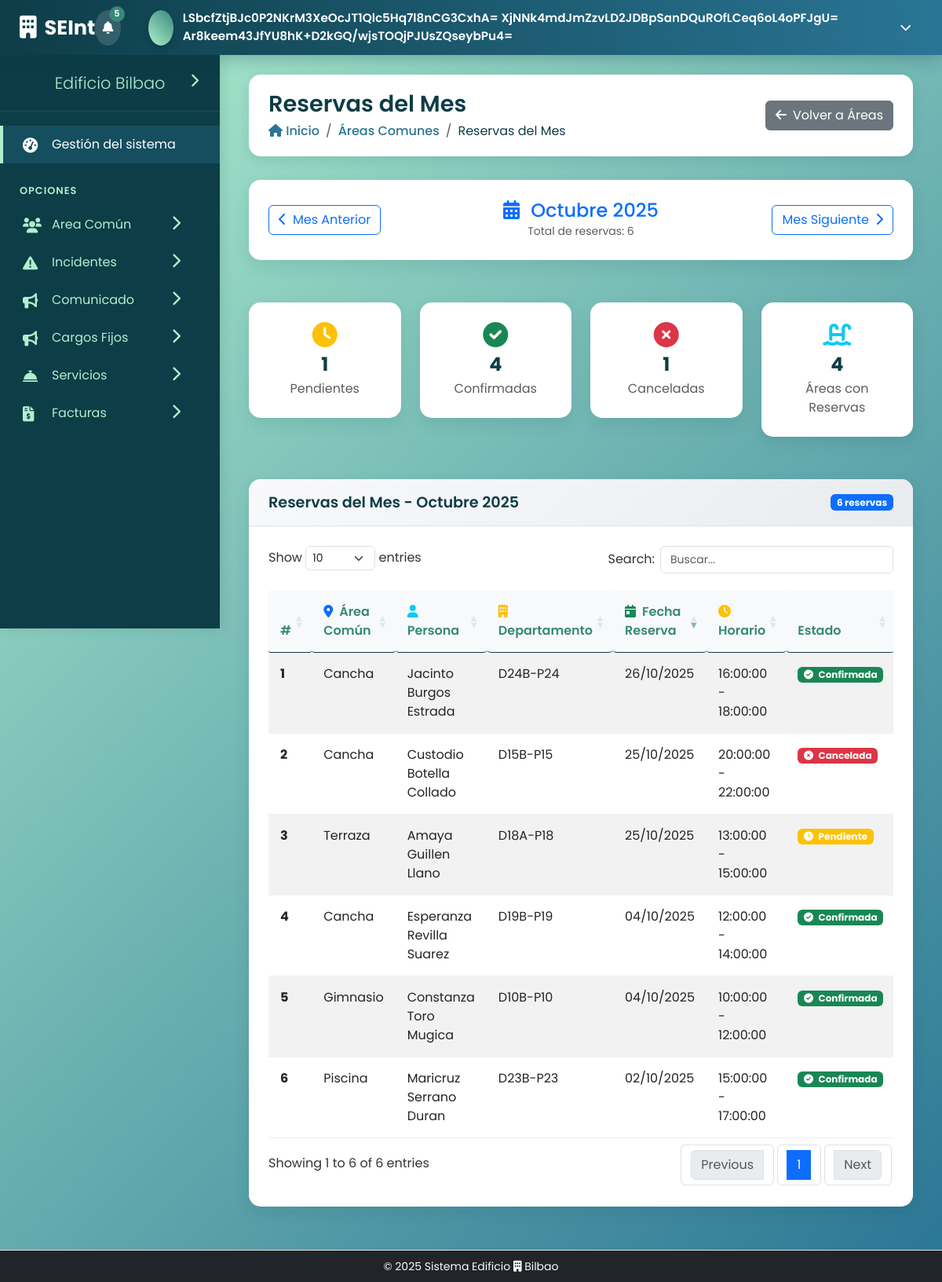
The page /public/controlador/AreaComunControlador.php?action=verReservasMes (signed in) on the database its author committed.
### tables this page shows
CREATE TABLE reserva_area_comun (
                                    id_reserva INT AUTO_INCREMENT PRIMARY KEY,
                                    id_persona INT NOT NULL,
                                    id_area INT NOT NULL,
                                    fecha_reserva DATE NOT NULL,
                                    hora_inicio TIME NOT NULL,
                                    hora_fin TIME NOT NULL,
                                    motivo TEXT DEFAULT NULL,
                                    estado ENUM('pendiente', 'confirmada', 'cancelada') DEFAULT 'pendiente',
                                    FOREIGN KEY (id_persona) REFERENCES persona(id_persona),
                                    FOREIGN KEY (id_area) REFERENCES area_comun(id_area),
                                    UNIQUE (id_area, fecha_reserva, hora_inicio, hora_fin)
);

CREATE TABLE area_comun (
                            id_area INT AUTO_INCREMENT PRIMARY KEY,
                            nombre VARCHAR(100) NOT NULL,
                            descripcion TEXT DEFAULT NULL,
                            capacidad INT DEFAULT NULL,
                            costo_reserva decimal(10,2) not null,
                            fecha_inicio_mantenimiento datetime default null,
                            fecha_fin_mantenimiento datetime default null,
                            estado ENUM('disponible', 'mantenimiento', 'no disponible','eliminado') DEFAULT 'disponible'
);

### public/modelo/AreaComunModelo.php (called while the page is built, shortened)
<?php
class AreaComunModelo
{
    private $db;
    private $table_name = "area_comun";
    private $table_reservas = "reserva_area_comun";
    private $table_persona = "persona";
    private $table_departamento = "departamento";
    private $table_tiene_departamento = "tiene_departamento";
    private $encryption_key;
    public function __construct($db, $encryption_key = null)
    {
        $this->db = $db;
        $this->encryption_key = $encryption_key ?: '1A3F6C9E2B5D8A0C7E4F1A2B3C8D5E6F7A1B2C3D4E5F6A7B8C9D0E1F2A3B4C5D6';
        if (strlen($this->encryption_key) < 32) {
            $this->encryption_key = str_pad($this->encryption_key, 32, "\0");
        } elseif (strlen($this->encryption_key) > 32) {
            $this->encryption_key = substr($this->encryption_key, 0, 32);
        }
    }
    private function decrypt($encrypted_data)
    {
        try {
            $data = base64_decode($encrypted_data);
            $iv = substr($data, 0, 16);
            $encrypted = substr($data, 16);
            $decrypted = openssl_decrypt($encrypted, 'AES-256-CBC', $this->encryption_key, OPENSSL_RAW_DATA, $iv);
            return $decrypted;
        } catch (Exception $e) {
            error_log("Error descifrando datos: " . $e->getMessage());
            return false;
        }
    }
    public function obtenerReservasDelMes($mes = null)
    {
        try {
            if ($mes === null) {
                $fecha_inicio = date('Y-m-01');
                $fecha_fin = date('Y-m-t');
            } else {
                $fecha_inicio = $mes . '-01';
                $fecha_fin = date('Y-m-t', strtotime($fecha_inicio));
            }
            $sql = "SELECT
                    rac.*,
                    ac.nombre as area_nombre,
                    p.nombre as nombre_persona_encrypted,
                    p.apellido_paterno as apellido_paterno_encrypted,
                    p.apellido_materno as apellido_materno_encrypted,
                    p.ci as ci_encrypted,
                    p.email,
                    r.rol,
                    GROUP_CONCAT(DISTINCT CONCAT('D', d.numero, '-P', d.piso) SEPARATOR ' / ') as departamentos_vinculados,
                    GROUP_CONCAT(DISTINCT d.id_departamento) as ids_departamentos
                FROM $this->table_reservas rac
                JOIN $this->table_name ac ON rac.id_area = ac.id_area
                JOIN $this->table_persona p ON rac.id_persona = p.id_persona
                JOIN rol r ON p.id_rol = r.id_rol
                LEFT JOIN $this->table_tiene_departamento td ON p.id_persona = td.id_persona AND td.estado = 'activo'
                LEFT JOIN $this->table_departamento d ON td.id_departamento = d.id_departamento
                WHERE rac.fecha_reserva BETWEEN :fecha_inicio AND :fecha_fin
                AND ac.estado != 'eliminado'
                GROUP BY rac.id_reserva, p.id_persona
                ORDER BY rac.fecha_reserva DESC, rac.hora_inicio DESC";
            $stmt = $this->db->prepare($sql);
            $stmt->bindParam(':fecha_inicio', $fecha_inicio);
            $stmt->bindParam(':fecha_fin', $fecha_fin);
            $stmt->execute();
            $resultados = $stmt->fetchAll(PDO::FETCH_ASSOC);
            foreach ($resultados as &$fila) {
                $fila['nombre_persona'] = $this->decrypt($fila['nombre_persona_encrypted']);
                $fila['apellido_paterno'] = $this->decrypt($fila['apellido_paterno_encrypted']);
                $fila['apellido_materno'] = $this->decrypt($fila['apellido_materno_encrypted']);
            }
            return $resultados;
        } catch (Exception $e) {
            error_log("Error en obtenerReservasDelMes: " . $e->getMessage());
            return false;
        }
    }
}
?>

### public/vista/verReservasMesVista.php (the view, shortened to what this page needs)
<?php include("../../includes/header.php"); ?>
    <div class="page-header fade-in">
        <div class="page-title">
            <h1>Reservas del Mes</h1>
            <nav aria-label="breadcrumb">
                <ol class="breadcrumb">
                    <li class="breadcrumb-item"><a href="#"><i class="fas fa-home"></i> Inicio</a></li>
                    <li class="breadcrumb-item"><a href="AreaComunControlador.php?action=listarAreas">Áreas Comunes</a></li>
                    <li class="breadcrumb-item active" aria-current="page">Reservas del Mes</li>
                </ol>
            </nav>
        </div>
        <div class="page-actions">
            <a href="AreaComunControlador.php?action=listarAreas" class="btn btn-secondary">
                <i class="fas fa-arrow-left me-2"></i>Volver a Áreas
            </a>
        </div>
    </div>
    <div class="row fade-in mb-4">
        <div class="col-12">
            <div class="content-box">
                <div class="content-box-body">
                    <div class="row align-items-center">
                        <div class="col-md-4 text-center text-md-start">
                            <a href="AreaComunControlador.php?action=verReservasMes&mes=<?php echo $mesAnterior; ?>"
                               class="btn btn-outline-primary">
                                <i class="fas fa-chevron-left me-2"></i>Mes Anterior
                            </a>
                        </div>
                        <div class="col-md-4 text-center">
                            <h4 class="mb-0 text-primary">
                                <i class="fas fa-calendar-alt me-2"></i>
                                <?php echo $nombreMes . ' ' . $anio; ?>
                            </h4>
                            <small class="text-muted">Total de reservas: <?php echo count($reservas); ?></small>
                        </div>
                        <div class="col-md-4 text-center text-md-end">
                            <a href="AreaComunControlador.php?action=verReservasMes&mes=<?php echo $mesSiguiente; ?>"
                               class="btn btn-outline-primary">
                                Mes Siguiente<i class="fas fa-chevron-right ms-2"></i>
                            </a>
                        </div>
                    </div>
                </div>
            </div>
        </div>
    </div>
    <div class="row fade-in mb-4">
        <div class="col-md-3">
            <div class="content-box text-center">
                <div class="content-box-body">
                    <i class="fas fa-clock fa-2x text-warning mb-2"></i>
                    <h4 class="mb-1">
                        <?php
                        $reservasPendientes = array_filter($reservas, function($reserva) {
                            return $reserva['estado'] == 'pendiente';
                        });
                        echo count($reservasPendientes);
                        ?>
                    </h4>
                    <p class="text-muted mb-0">Pendientes</p>
                </div>
            </div>
        </div>
        <div class="col-md-3">
            <div class="content-box text-center">
                <div class="content-box-body">
                    <i class="fas fa-check-circle fa-2x text-success mb-2"></i>
                    <h4 class="mb-1">
                        <?php
                        $reservasConfirmadas = array_filter($reservas, function($reserva) {
                            return $reserva['estado'] == 'confirmada';
                        });
                        echo count($reservasConfirmadas);
                        ?>
                    </h4>
                    <p class="text-muted mb-0">Confirmadas</p>
                </div>
            </div>
        </div>
        <div class="col-md-3">
            <div class="content-box text-center">
                <div class="content-box-body">
                    <i class="fas fa-times-circle fa-2x text-danger mb-2"></i>
                    <h4 class="mb-1">
                        <?php
                        $reservasCanceladas = array_filter($reservas, function($reserva) {
                            return $reserva['estado'] == 'cancelada';
                        });
                        echo count($reservasCanceladas);
                        ?>
                    </h4>
                    <p class="text-muted mb-0">Canceladas</p>
                </div>
            </div>
        </div>
        <div class="col-md-3">
            <div class="content-box text-center">
                <div class="content-box-body">
                    <i class="fas fa-swimming-pool fa-2x text-info mb-2"></i>
                    <h4 class="mb-1">
                        <?php
                        $areasConReservas = array_unique(array_column($reservas, 'id_area'));
                        echo count($areasConReservas);
                        ?>
                    </h4>
                    <p class="text-muted mb-0">Áreas con Reservas</p>
                </div>
            </div>
        </div>
    </div>
    <div class="row fade-in">
        <div class="col-12">
            <div class="content-box">
                <div class="content-box-header d-flex justify-content-between align-items-center">
                    <h5>Reservas del Mes - <?php echo $nombreMes . ' ' . $anio; ?></h5>
                    <span class="badge bg-primary"><?php echo count($reservas); ?> reservas</span>
                </div>
                <div class="content-box-body">
                    <?php if (empty($reservas)): ?>
                        <div class="text-center py-4">
                            <i class="fas fa-calendar-times fa-3x text-muted mb-3"></i>
                            <p class="text-muted">No hay reservas registradas para este mes</p>
                            <a href="AreaComunControlador.php?action=verReservasMes&mes=<?php echo date('Y-m'); ?>"
                               class="btn btn-primary mt-2">
                                <i class="fas fa-calendar me-2"></i>Ver Mes Actual
                            </a>
                        </div>
                    <?php else: ?>
                        <div class="table-container">
                            <table id="tablaReservasMes" class="table table-hover table-striped">
                                <thead>
                                <tr>
                                    <th>#</th>
                                    <th><i class="fas fa-map-marker-alt text-primary me-2"></i>Área Común</th>
                                    <th><i class="fas fa-user text-info me-2"></i>Persona</th>
                                    <th><i class="fas fa-building text-warning me-2"></i>Departamento</th>
                                    <th><i class="fas fa-calendar-day text-success me-2"></i>Fecha Reserva</th>
                                    <th><i class="fas fa-clock text-warning me-2"></i>Horario</th>
                                    <th>Estado</th>
                                </tr>
                                </thead>
                                <tbody>
                                <?php foreach ($reservas as $index => $reserva): ?>
                                    <tr>
                                        <td><strong><?php echo $index + 1; ?></strong></td>
                                        <td>
                                            <?php echo htmlspecialchars($reserva['area_nombre']); ?>
                                        </td>
                                        <td>
                                            <?php
                                            $nombreCompleto = htmlspecialchars($reserva['nombre_persona']) . ' ' .
                                                    htmlspecialchars($reserva['apellido_paterno']);
                                            if (!empty($reserva['apellido_materno'])) {
                                                $nombreCompleto .= ' ' . htmlspecialchars($reserva['apellido_materno']);
                                            }
                                            echo $nombreCompleto;
                                            ?>
                                        </td>
                                        <td>
                                            <?php
                                            echo htmlspecialchars($reserva['departamentos_vinculados'] ?: 'No especificado');
                                            ?>
                                        </td>
                                        <td>
                                            <?php echo date('d/m/Y', strtotime($reserva['fecha_reserva'])); ?>
                                        </td>
                                        <td>
                                            <?php echo htmlspecialchars($reserva['hora_inicio']." - ".$reserva['hora_fin']); ?>
                                        </td>
                                        <td>
                                            <?php
                                            $badge_class = '';
                                            switch($reserva['estado']) {
                                                case 'confirmada':
                                                    $badge_class = 'bg-success';
                                                    $icon = 'fa-check-circle';
                                                    break;
                                                case 'pendiente':
                                                    $badge_class = 'bg-warning';
                                                    $icon = 'fa-clock';
                                                    break;
                                                case 'cancelada':
                                                    $badge_class = 'bg-danger';
                                                    $icon = 'fa-times-circle';
                                                    break;
                                            }
                                            ?>
                                            <span class="badge <?php echo $badge_class; ?>">
                                                <i class="fas <?php echo $icon; ?> me-1"></i>
                                                <?php echo ucfirst(htmlspecialchars($reserva['estado'])); ?>
                                            </span>
                                        </td>
                                    </tr>
                                <?php endforeach; ?>
                                </tbody>
                            </table>
                        </div>
                    <?php endif; ?>
                </div>
            </div>
        </div>
    </div>
    <link rel="stylesheet" type="text/css" href="https://cdn.datatables.net/1.13.6/css/dataTables.bootstrap5.min.css">
    <link rel="stylesheet" type="text/css" href="https://cdn.datatables.net/responsive/2.5.0/css/responsive.bootstrap5.min.css">
    <link rel="stylesheet" type="text/css" href="https://cdn.datatables.net/buttons/2.4.1/css/buttons.bootstrap5.min.css">
<?php include("../../includes/footer.php"); ?>

### rows shown on the page
reserva_area_comun: id_area.nombre "Cancha", nombreCompleto "Jacinto Burgos Estrada", departamentos_vinculados "D24B-P24", fecha_reserva "26/10/2025", hora_inicio+hora_fin "16:00:00 - 18:00:00", estado "Confirmada"
reserva_area_comun: id_area.nombre "Cancha", nombreCompleto "Custodio Botella Collado", departamentos_vinculados "D15B-P15", fecha_reserva "25/10/2025", hora_inicio+hora_fin "20:00:00 - 22:00:00", estado "Cancelada"
reserva_area_comun: id_area.nombre "Terraza", nombreCompleto "Amaya Guillen Llano", departamentos_vinculados "D18A-P18", fecha_reserva "25/10/2025", hora_inicio+hora_fin "13:00:00 - 15:00:00", estado "Pendiente"
reserva_area_comun: id_area.nombre "Cancha", nombreCompleto "Esperanza Revilla Suarez", departamentos_vinculados "D19B-P19", fecha_reserva "04/10/2025", hora_inicio+hora_fin "12:00:00 - 14:00:00", estado "Confirmada"
reserva_area_comun: id_area.nombre "Gimnasio", nombreCompleto "Constanza Toro Mugica", departamentos_vinculados "D10B-P10", fecha_reserva "04/10/2025", hora_inicio+hora_fin "10:00:00 - 12:00:00", estado "Confirmada"
reserva_area_comun: id_area.nombre "Piscina", nombreCompleto "Maricruz Serrano Duran", departamentos_vinculados "D23B-P23", fecha_reserva "02/10/2025", hora_inicio+hora_fin "15:00:00 - 17:00:00", estado "Confirmada"

### other values the page prints
$_SESSION['nombre'] "LSbcfZtjBJc0P2NKrM3XeOcJT1Qlc5Hq7l8nCG3CxhA="
$_SESSION['apellido_paterno'] "XjNNk4mdJmZzvLD2JDBpSanDQuROfLCeq6oL4oPFJgU="
$_SESSION['apellido_materno'] "Ar8keem43JfYU8hK+D2kGQ/wjsTOQjPJUsZQseybPu4="
$nombreMes "Octubre"
$anio "2025"
count($reservas) "6"
count($reservasPendientes) "1"
count($reservasConfirmadas) "4"
count($reservasCanceladas) "1"
count($areasConReservas) "4"
